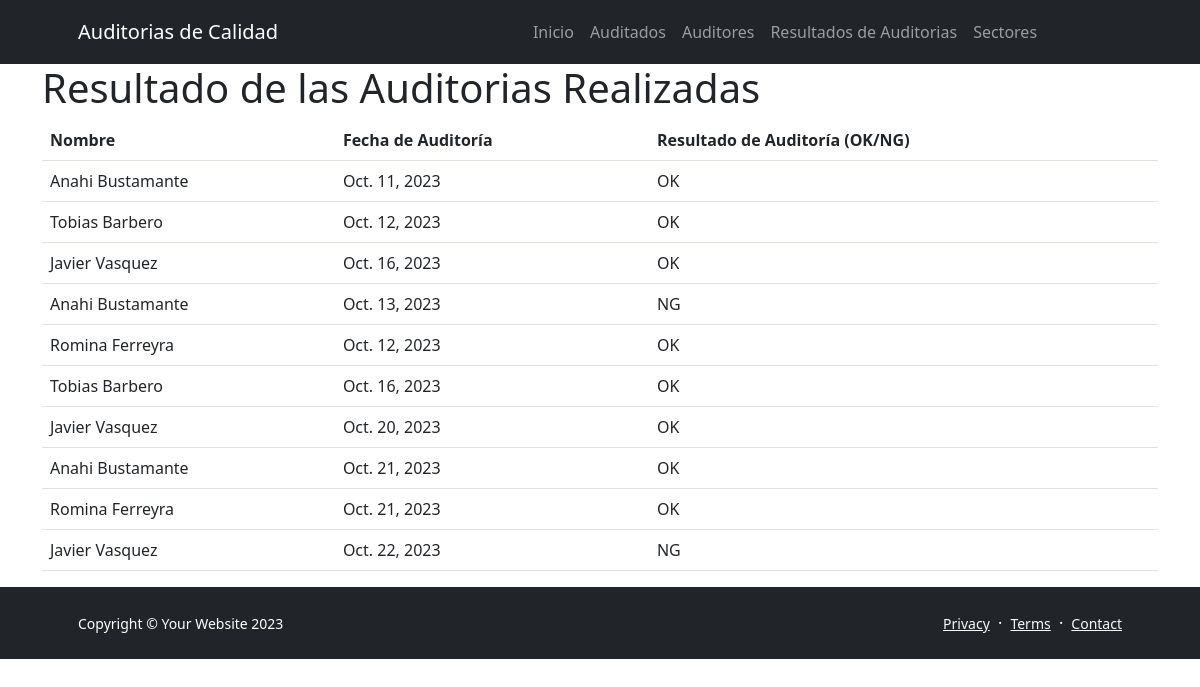
Page /AppAuditoria/entregables/ on the earlier database version.
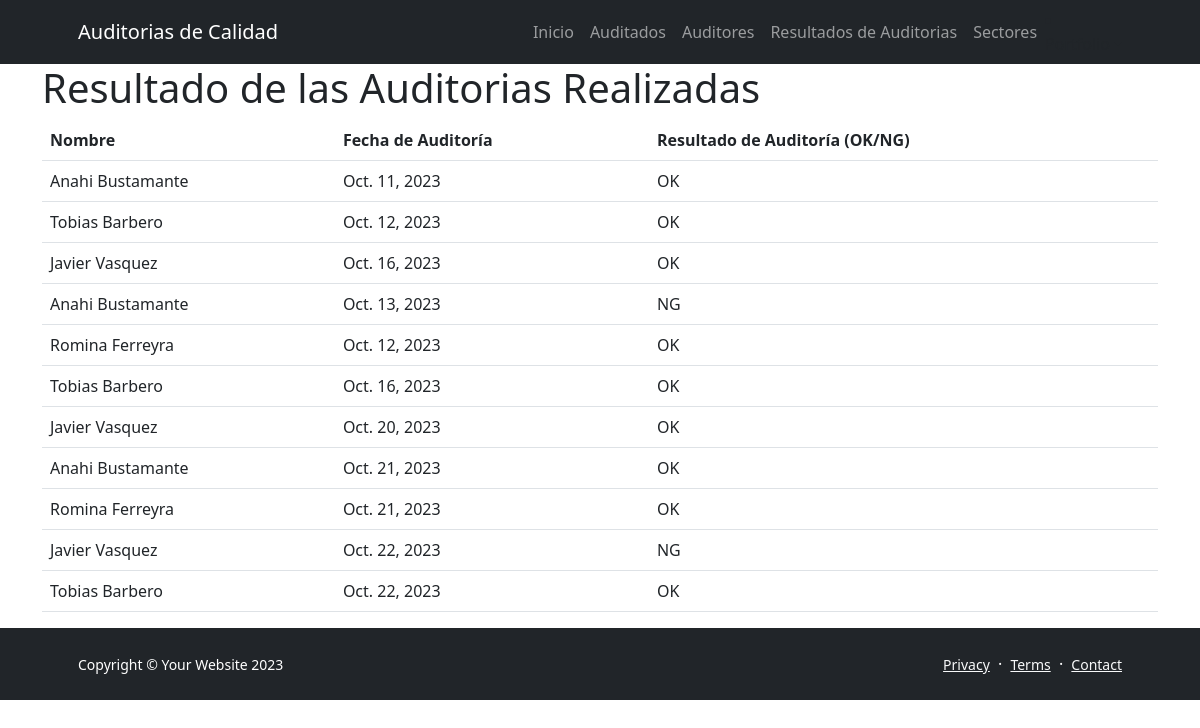
Same page on the later database version.
### AppAuditoria/models.py (models this page shows, shortened)
class Entregable(models.Model):
    nombre = models.CharField(max_length=100)
    fechaDeAuditoria = models.DateField()
    auditoria_ok = models.BooleanField(default=False)
    auditoria_ng = models.BooleanField(default=False)

### AppAuditoria/views.py (the view)
# urls.py: path('entregables/', views.lista_entregables, name='lista_entregables'),
def lista_entregables(request):
    entregables = Entregable.objects.all()
    return render(request, 'appauditoria/lista_entregables.html', {'entregables': entregables})

### AppAuditoria/templates/AppAuditoria/lista_entregables.html
<!DOCTYPE html>
{% extends 'AppAuditoria/base.html' %}
{% load static %}
{% block section1 %}
<div class="container">
    <h1>Resultado de las Auditorias Realizadas</h1>
    <table class="table">
        <thead>
            <tr>
                <th>Nombre</th>
                <th>Fecha de Auditoría</th>
                <th>Resultado de Auditoría (OK/NG)</th>
            </tr>
        </thead>
        <tbody>
            {% for entregable in entregables %}
                <tr>
                    <td>{{ entregable.nombre }}</td>
                    <td>{{ entregable.fechaDeAuditoria }}</td>
                    <td>
                        {% if entregable.auditoria_ok %} OK {% endif %}
                        {% if entregable.auditoria_ng %} NG {% endif %}
                    </td>
                </tr>
            {% endfor %}
        </tbody>
    </table>
</div>
{% endblock %}

### AppAuditoria/templates/AppAuditoria/base.html (shortened to what this page needs)
<!DOCTYPE html>
{% load static %}
<html lang="en">
    <head>
        <link href="https://cdn.jsdelivr.net/npm/bootstrap-icons@1.5.0/font/bootstrap-icons.css" rel="stylesheet" />
        <link href="{% static 'AppAuditoria/css/styles.css' %}" rel="stylesheet" />
    </head>
    <body class="d-flex flex-column h-100">
        <main class="flex-shrink-0">
            <nav class="navbar navbar-expand-lg navbar-dark bg-dark">
                <div class="container px-5">
                    <a class="navbar-brand" href="index.html">Auditorias de Calidad </a>
                    <div class="collapse navbar-collapse" id="navbarSupportedContent">
                        <ul class="navbar-nav ms-auto mb-2 mb-lg-0">
                            <li class="nav-item"><a class="nav-link" href="{% url 'pagina_de_inicio' %}">Inicio</a></li>
                            <li class="nav-item"><a class="nav-link" href="{% url 'lista_auditados' %}">Auditados</a></li>
                            <li class="nav-item"><a class="nav-link" href="{% url 'lista_auditores' %}">Auditores</a></li>
                            <li class="nav-item"><a class="nav-link" href="{% url 'lista_entregables' %}">Resultados de Auditorias</a></li>
                            <li class="nav-item"><a class="nav-link" href="{% url 'lista_sectores' %}">Sectores</a></li>
                            </ul>
                            <li class="nav-item dropdown">
                                <a class="nav-link dropdown-toggle" id="navbarDropdownPortfolio" href="#" role="button" data-bs-toggle="dropdown" aria-expanded="false">Portfolio</a>
                            </li>
                    </div>
                </div>
            </nav>
            {% block section1 %}
            {% endblock %}
        <footer class="bg-dark py-4 mt-auto">
            <div class="container px-5">
                <div class="row align-items-center justify-content-between flex-column flex-sm-row">
                    <div class="col-auto"><div class="small m-0 text-white">Copyright &copy; Your Website 2023</div></div>
                    <div class="col-auto">
                        <a class="link-light small" href="#!">Privacy</a>
                        <span class="text-white mx-1">&middot;</span>
                        <a class="link-light small" href="#!">Terms</a>
                        <span class="text-white mx-1">&middot;</span>
                        <a class="link-light small" href="#!">Contact</a>
                    </div>
                </div>
            </div>
        </footer>
    </body>
</html>

Differences in the rows shown:
added Entregable: nombre "Tobias Barbero", fechaDeAuditoria "Oct. 22, 2023", auditoria_ok "OK"
